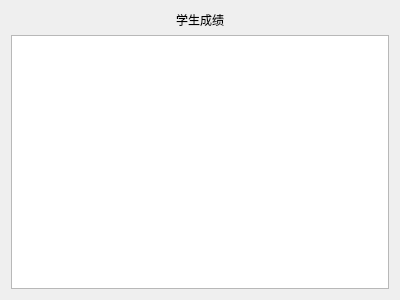
<?xml version="1.0" encoding="UTF-8"?>
<ui version="4.0">
 <class>Total_score</class>
 <widget class="QWidget" name="Total_score">
  <property name="geometry">
   <rect>
    <x>0</x>
    <y>0</y>
    <width>400</width>
    <height>300</height>
   </rect>
  </property>
  <property name="windowTitle">
   <string>Form</string>
  </property>
  <layout class="QVBoxLayout" name="verticalLayout">
   <item>
    <widget class="QLabel" name="usernameLable">
     <property name="text">
      <string>学生成绩</string>
     </property>
     <property name="alignment">
      <set>Qt::AlignCenter</set>
     </property>
    </widget>
   </item>
   <item>
    <widget class="QTableWidget" name="paperTable"/>
   </item>
  </layout>
 </widget>
 <resources/>
 <connections/>
</ui>
